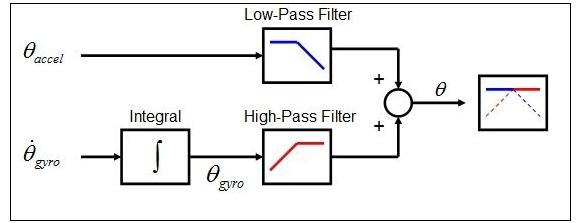
#> input picture data/Complementary-Filter-anglet-a-anglet-1-gyro-dt-b-accelero-1.png, 580 x 223 px, given in place of the camera
$ python obj.py
#> lines starting #> are read from the running program, lines starting #| are printed output that depends on the picture; after the words box and inside, x2 and y2 are one past the last pixel; in counts of white or black regions, pixels touching at a corner belong together
import cv2
import numpy as np

frameWidth = 640
frameHeight = 480

cap = cv2.VideoCapture(0)
cap.set(3, frameWidth)
cap.set(4, frameHeight)

def func(a):
    pass

cv2.namedWindow("HSV")
cv2.resizeWindow("HSV", 640, 240)#480
cv2.createTrackbar("Hue Min", "HSV",  0, 179, func)
#> slider 'Hue Min' is set to 35
cv2.createTrackbar("Hue Max", "HSV",  179, 179, func)
cv2.createTrackbar("Saturation Min", "HSV",  0, 255, func)
#> slider 'Saturation Min' is set to 51
cv2.createTrackbar("Saturation Max", "HSV",  255, 255, func)
cv2.createTrackbar("Value Min", "HSV",  0, 255, func)
#> slider 'Value Min' is set to 51
cv2.createTrackbar("Value Max", "HSV",  255, 255, func)

while True:
    _, img = cap.read()
#> img is the input picture: shape (223, 580, 3); mean B, G, R 238.8, 238.7, 238.9
    imgHsv = cv2.cvtColor(img,cv2.COLOR_BGR2HSV)
#> imgHsv: shape (223, 580, 3); mean H, S, V 7.6, 2.3, 239.3

    h_min = cv2.getTrackbarPos("Hue Min","HSV")
    h_max = cv2.getTrackbarPos("Hue Max","HSV")
    s_min = cv2.getTrackbarPos("Saturation Min","HSV")
    s_max = cv2.getTrackbarPos("Saturation Max","HSV")
    v_min = cv2.getTrackbarPos("Value Min","HSV")
    v_max = cv2.getTrackbarPos("Value Max","HSV")

    lower = np.array([h_min, s_min, v_min])
    upper = np.array([h_max, s_max, v_max])
    mask = cv2.inRange(imgHsv, lower, upper)
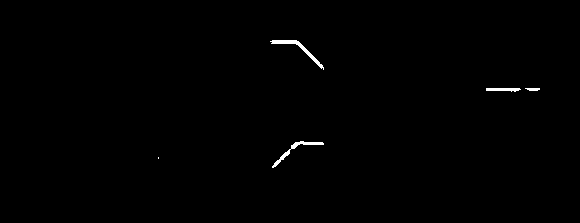
#> mask: shape (223, 580); 0.44% white; 5 white regions (1 under 20 px), largest, box (x1, y1, x2, y2) and area: (270, 40, 324, 70) 233, (272, 141, 324, 168) 194, (486, 88, 521, 92) 105, (525, 88, 540, 91) 37
    result = cv2.bitwise_and(img, img, mask=mask)

    mask = cv2.cvtColor(mask, cv2.COLOR_GRAY2BGR)
    hStack = np.hstack([img, mask, result])
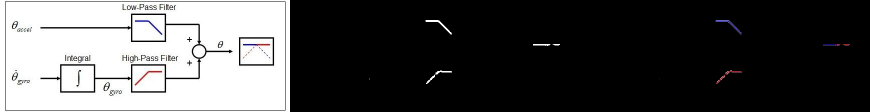
#> hStack: shape (223, 1740, 3) (shown at 1/2 size); mean B, G, R 80.1, 80, 80.2
    print(mask)
#> (printed output is left out)

    # [4 lines of commented-out code are left out]
    cv2.imshow("Horizontal Stacking", hStack)
    if cv2.waitKey(1) & 0xFF == ord("q"):
#> (key q is pressed here)
        break

cap.release()
cv2.destroyAllWindows()
